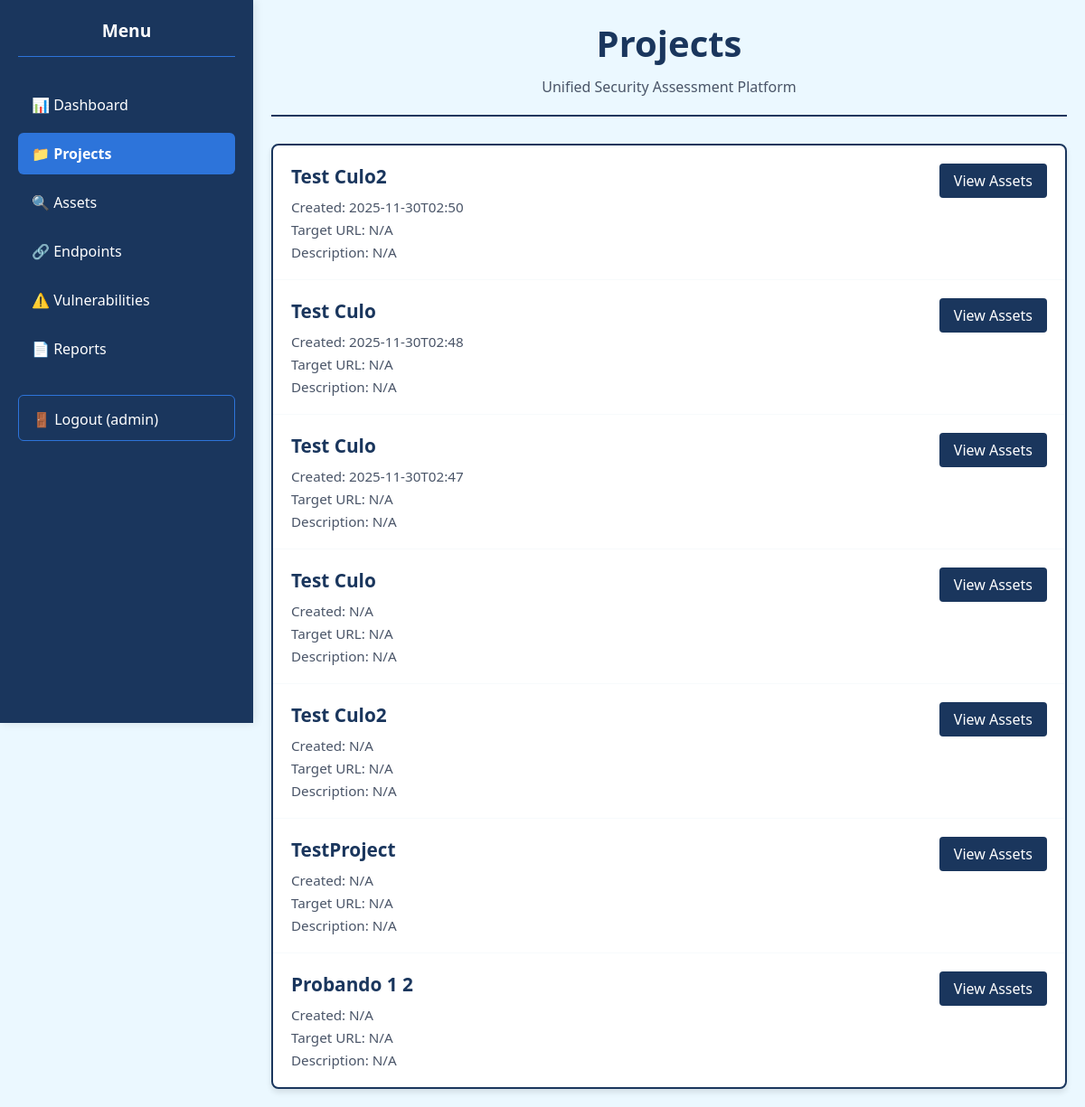
Screenshot of /projects (signed in) with the database file from the repository.
### tables this page shows
CREATE TABLE projects (
            id INTEGER PRIMARY KEY AUTOINCREMENT,
            name TEXT NOT NULL,
            created_date TEXT,
            description TEXT
        );

### dashboard/app.py (the view)
@app.route('/projects')
@role_required('analyst')  # Only analysts and admins
def projects():
    conn = get_db_connection()
    projects = conn.execute(
        'SELECT * FROM projects ORDER BY created_date DESC'
    ).fetchall()
    conn.close()
    return render_template('projects.html', projects=projects)

### dashboard/app.py (called while the page is built)
@app.context_processor
def inject_config():
    return {
        'allow_register': app.config['ALLOW_REGISTER'],
        'debug_mode': app.config['DEBUG']
    }

def get_db_connection():
    base_dir = os.path.dirname(os.path.dirname(os.path.abspath(__file__)))
    db_path = os.path.join(base_dir, 'database', 'hellSsus.db')
    conn = sqlite3.connect(db_path)
    conn.row_factory = sqlite3.Row
    return conn

### dashboard/templates/projects.html
{% extends "base.html" %}
{% block content %}
<div class="page-header">
    <h1 class="page-title">Projects</h1>
    <p>Unified Security Assessment Platform</p>
</div>
<div class="table-container">
    {% for project in projects %}
    <div class="project-item">
        <div class="project-info">
            <strong>{{ project.name }}</strong>
            <div class="project-details">
                <small>Created: {{ project.created_date[:16] if project.created_date else 'N/A' }}</small>
                <small>Target URL: {{ project.target_url or 'N/A' }}</small>
                <small>Description: {{ project.description or 'N/A' }}</small>
            </div>
        </div>
        <div class="project-actions">
            <a href="/assets?project={{ project.id }}" class="btn-view">View Assets</a>
        </div>
    </div>
    {% endfor %}
</div>
{% endblock %}

### dashboard/templates/base.html (shortened to what this page needs)
<!DOCTYPE html>
<html>
<head>
    <link rel="stylesheet" href="{{ url_for('static', filename='css/style.css') }}">
</head>
<body>
    <div class="sidebar" id="sidebar">
        <div class="sidebar-content">
            <div class="sidebar-header">
                <h3>Menu</h3>
            </div>
            <div class="sidebar-links">
                <a href="/" class="sidebar-link {% if request.path == '/' %}active{% endif %}">
                    📊 Dashboard
                </a>
                <a href="/projects" class="sidebar-link {% if request.path == '/projects' %}active{% endif %}">
                    📁 Projects
                </a>
                <a href="/assets" class="sidebar-link {% if request.path == '/assets' %}active{% endif %}">
                    🔍 Assets
                </a>
                <a href="/endpoints" class="sidebar-link {% if request.path == '/endpoints' %}active{% endif %}">
                    🔗 Endpoints
                </a>
                <a href="/vulnerabilities" class="sidebar-link {% if request.path == '/vulnerabilities' %}active{% endif %}">
                    ⚠️ Vulnerabilities
                </a>
                <a href="/reports" class="sidebar-link {% if request.path.startswith('/reports') %}active{% endif %}">
                <span>📄 Reports</span>
                </a>
                <a href="/logout" class="sidebar-link" style="margin-top: 20px; border-top: 1px solid var(--medium-blue); border-left: 1px solid var(--medium-blue); border-right: 1px solid var(--medium-blue); border-bottom: 1px solid var(--medium-blue); padding-top: 15px;">
                    🚪 Logout ({{ session.username }})
                </a>
            </div>
        </div>
    </div>
<div class="main-content" id="mainContent">
    <div class="content-wrapper">
        <div class="content">
            {% block content %}{% endblock %}
        </div>
    </div>
</div>
</body>
</html>

### dashboard/static/css/style.css (style rules this page uses)
:root { --dark-blue: #1a365d; --medium-blue: #2d74da; --light-blue: #ebf8ff; --white: #ffffff; --light-gray: #f7fafc; --gray: #4a5568; }
* { margin: 0; padding: 0; box-sizing: border-box; }
body { font-family: 'Segoe UI', Tahoma, Geneva, Verdana, sans-serif; background: var(--light-blue); color: var(--gray); }
.sidebar { position: fixed; left: 0; top: 0; height: 100vh; width: 280px; background: var(--dark-blue); z-index: 1000; box-shadow: 2px 0 10px rgba(0,0,0,0.1); }
.sidebar-content { padding: 20px; height: 100%; }
.sidebar-header { margin-bottom: 30px; border-bottom: 1px solid var(--medium-blue); padding-bottom: 15px; text-align: center; }
.sidebar-header h3 { color: var(--white); margin: 0; font-size: 1.2em; }
.sidebar-links { display: flex; flex-direction: column; gap: 8px; }
.sidebar-link { color: var(--white); padding: 12px 15px; text-decoration: none; border-radius: 6px; transition: all 0.3s; display: flex; align-items: center; gap: 10px; }
.sidebar-link.active { background: var(--medium-blue); font-weight: bold; }
.main-content { margin-left: 280px; min-height: 100vh; background: var(--light-blue); }
.content-wrapper { padding: 20px; }
.project-item { padding: 15px; border-bottom: 1px solid var(--light-gray); display: flex; justify-content: space-between; align-items: center; }
.project-item:last-child { border-bottom: none; }
.page-header { text-align: center; border-bottom: 2px solid var(--dark-blue); padding-bottom: 20px; margin-bottom: 30px; }
.page-title { font-size: 2.5em; color: var(--dark-blue); margin-bottom: 10px; }
.table-container { background: var(--white); border-radius: 8px; border: 2px solid var(--dark-blue); box-shadow: 0 4px 6px rgba(0,0,0,0.1); overflow: hidden; }
.btn-view { background: var(--dark-blue); color: white; padding: 8px 16px; border-radius: 4px; text-decoration: none; display: inline-block; }
.project-item { display: flex; justify-content: space-between; align-items: flex-start; padding: 20px; border-bottom: 1px solid var(--light-gray); }
.project-info { flex: 1; }
.project-info strong { color: var(--dark-blue); font-size: 1.3em; display: block; margin-bottom: 10px; }
.project-details { display: flex; flex-direction: column; gap: 5px; }
.project-details small { color: var(--gray); font-size: 0.95em; }
.project-actions { flex-shrink: 0; }

### rows the page displays
projects: name "Test Culo2", created_date "2025-11-30T02:50", target_url "N/A", description "N/A"
projects: name "Test Culo", created_date "2025-11-30T02:48", target_url "N/A", description "N/A"
projects: name "Test Culo", created_date "2025-11-30T02:47", target_url "N/A", description "N/A"
projects: name "Test Culo", created_date "N/A", target_url "N/A", description "N/A"
projects: name "Test Culo2", created_date "N/A", target_url "N/A", description "N/A"
projects: name "TestProject", created_date "N/A", target_url "N/A", description "N/A"
projects: name "Probando 1 2", created_date "N/A", target_url "N/A", description "N/A"

### other values shown
{{ session.username }} "admin"
